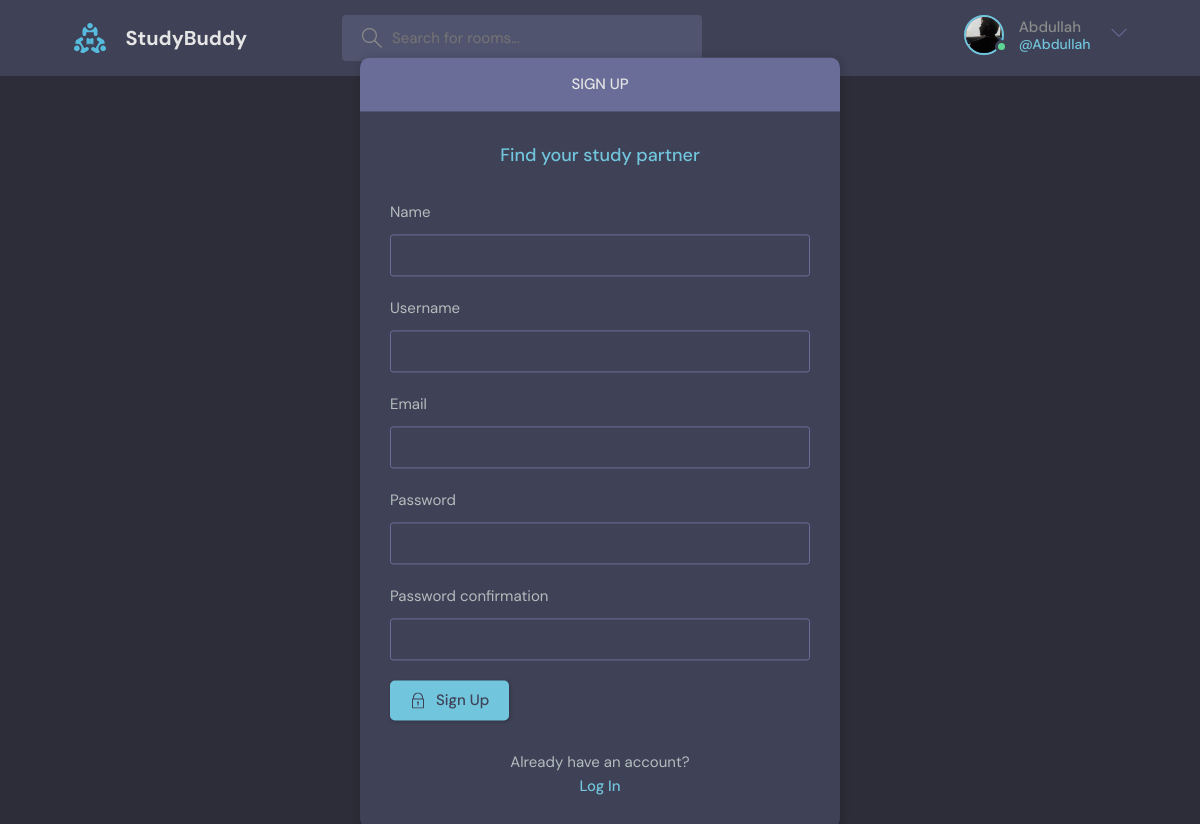
Page /register/ (signed in) on the committed database.
### base/models.py (models this page shows)
class User(AbstractUser):
    name = models.CharField(max_length=200,null=True)
    email = models.EmailField(unique=True,null=True)
    bio = models.TextField(null=True)
    avatar = models.ImageField(default='avatar.svg',null=True)
    REQUIRED_FIELDS = []

### base/views.py (the view, shortened to what this page needs)
# urls.py: path('register/',views.registerPage,name="register"),
def registerPage(request):
    form = MyCustomuserform()
    context = {'form': form}
    return render(request, 'base/signup.html', context)

### base/forms.py
class MyCustomuserform(UserCreationForm):
    class Meta:
        model = User
        fields = ['name','username','email','password1','password2']

### base/templates/base/signup.html (shortened to what this page needs)
{% extends 'main.html' %} {% block content %}
<main class="auth layout">
  <div class="container">
    <div class="layout__box">
      <div class="layout__boxHeader">
        <div class="layout__boxTitle">
          <h3>Sign up</h3>
        </div>
      </div>
      <div class="layout__body">
        <h2 class="auth__tagline">Find your study partner</h2>
        <form method="POST" class="form" action="{% url 'register' %}">
          {% for field in form %}
            <div class="form__group" {% if field.name == "bio" %}id="bio-section"{% endif %}>
              <label for="{{ field.id_for_label }}">{{ field.label }}</label>
              {{ field }}
            </div>
          {% endfor %}
          <button class="btn btn--main" type="submit">
            Sign Up
          </button>
        </form>
        <div class="auth__action">
          <p>Already have an account?</p>
          <a href="{% url 'login_page' %}" class="btn btn--link">Log In</a>
        </div>
      </div>
    </div>
  </div>
</main>
{% endblock content %}

### templates/navbar.html (shortened to what this page needs)
{% load static %}
<header class="header header--loggedIn">
  <div class="container">
    <a href="/" class="header__logo">
      <img src="{% static 'images/logo.svg' %}" />
      <h1>StudyBuddy</h1>
    </a>
    <form class="header__search" action="{% url 'home' %}" method="GET">
      <label>
        <input name="q" placeholder="Search for rooms..." />
      </label>
    </form>
    <nav class="header__menu">
      {% if request.user.is_authenticated %}
      <div class="header__user">
        <a href="{% url 'userProfile' request.user.id %}">
          <div class="avatar avatar--medium active">
            <img src="{{request.user.avatar.url}}" />
          </div>
          <p>{{request.user}}<span>@{{request.user}}</span></p>
        </a>
        <button class="dropdown-button">
          <svg
            version="1.1"
            xmlns="http://www.w3.org/2000/svg"
            width="32"
            height="32"
            viewBox="0 0 32 32"
          >
            <title>chevron-down</title>
            <path d="M16 21l-13-13h-3l16 16 16-16h-3l-13 13z"></path>
          </svg>
        </button>
      </div>
      {% else %}
      <a href="{% url 'login_page' %}">
        <img src="{% static 'images/avatar.svg' %}" />
        <p>Login</p>
      </a>
      {% endif %}
    </nav>
  </div>
</header>

### rows in the picture
User: user.avatar (picture), user "Abdullah"

### other values in the picture
{{ field.label }} "Name" "Username" "Email" "Password" "Password confirmation"
